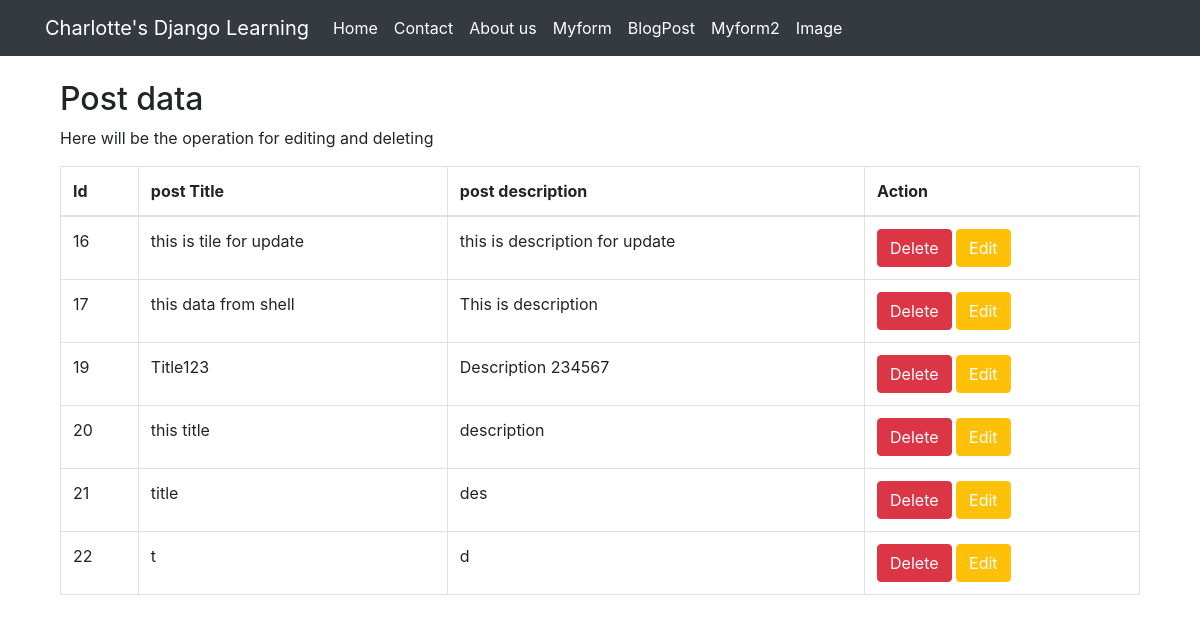
Before: /manage_data/ with the older database file.
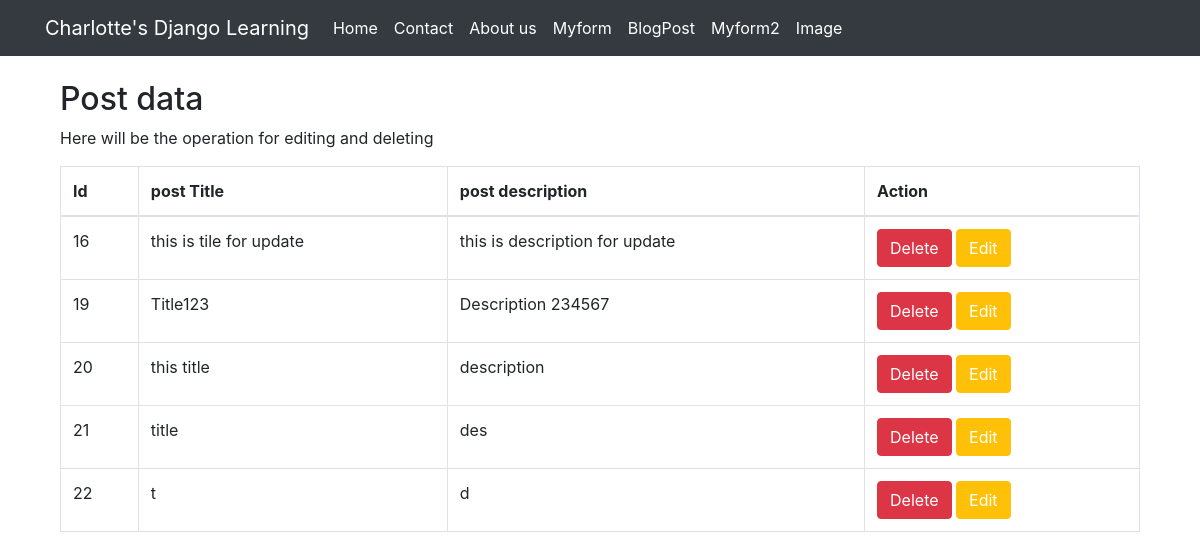
After: the same page with the newer database file.
### myapp/models.py (models this page shows, shortened)
class Post(models.Model):
    title = models.CharField(max_length=200)
    description = models.TextField()

### myapp/views.py (the view)
# urls.py: path('manage_data/', manage_data),
def manage_data(request):
    if request.method=="GET":
        mydata = Post.objects.all()
        makedictionary = {
            "all_data":mydata
        }
        return render(request, 'manage_data.html', context=makedictionary)

### Template/manage_data.html (shortened to what this page needs)
{% extends "base.html" %}
{% block container %}
<div class="container">
  <h2>Post data</h2>
  <p>Here will be the operation for editing and deleting</p>
  <table class="table table-bordered">
    <thead>
      <tr>
        <th>Id</th>
        <th>post Title</th>
        <th>post description</th>
        <th>Action</th>
      </tr>
    </thead>
    <tbody>
    {% for single_data in all_data %}
      <tr>
        <td>{{ single_data.id }}</td>
        <td>{{ single_data.title }}</td>
        <td>{{ single_data.description }}</td>
        <td><button class="btn btn-danger"><a style="color:white;" href="/delete_post/{{single_data.id}}">Delete</a></button>
            <button class="btn btn-warning"><a style="color:white;" href="/edit_post/{{single_data.id}}">Edit</a></button>
        </td>
      </tr>
    {% endfor %}
    </tbody>
  </table>
</div>
{% endblock %}

Changed rows visible on the page:
removed Post: id "17", title "this data from shell", description "This is description"
